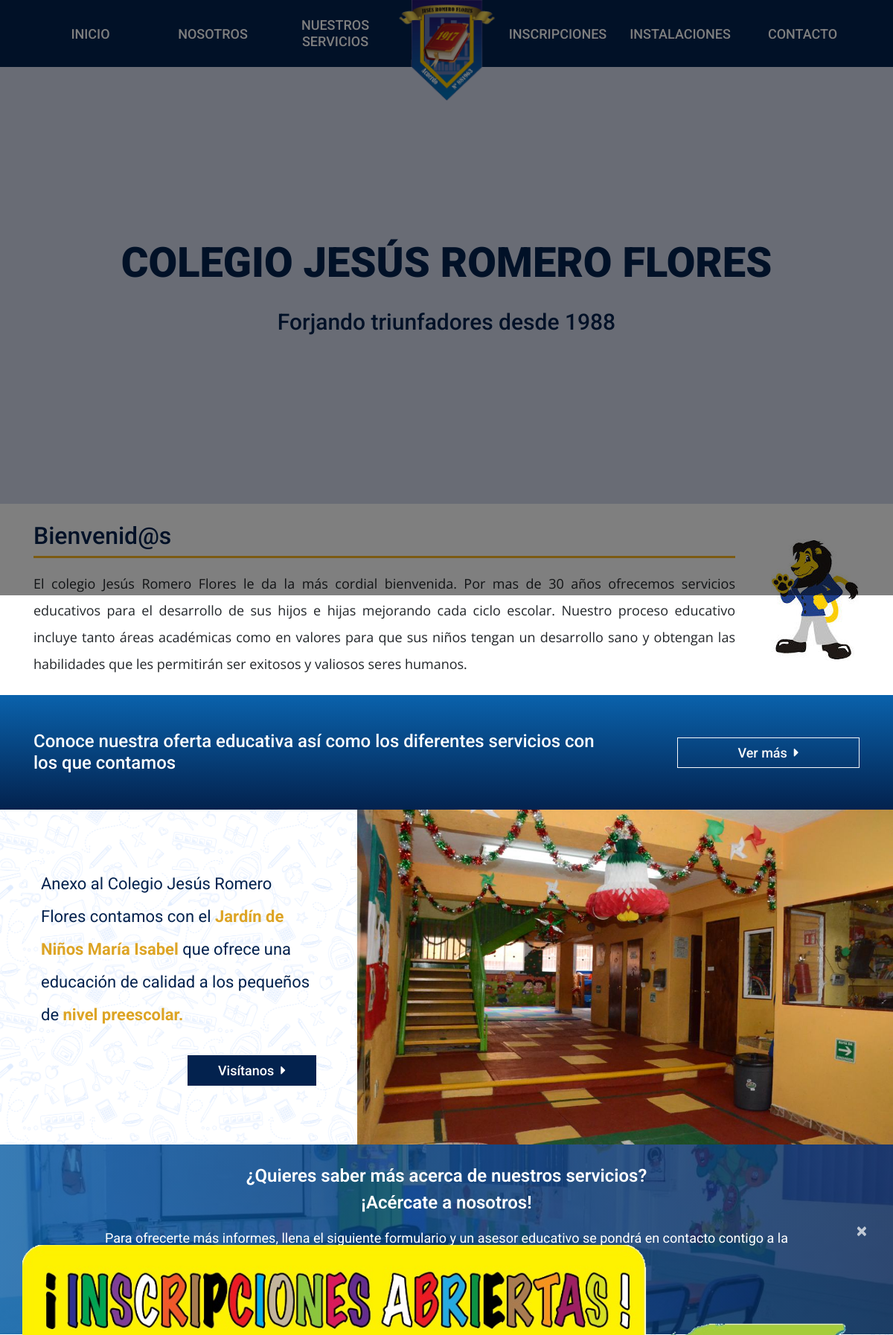
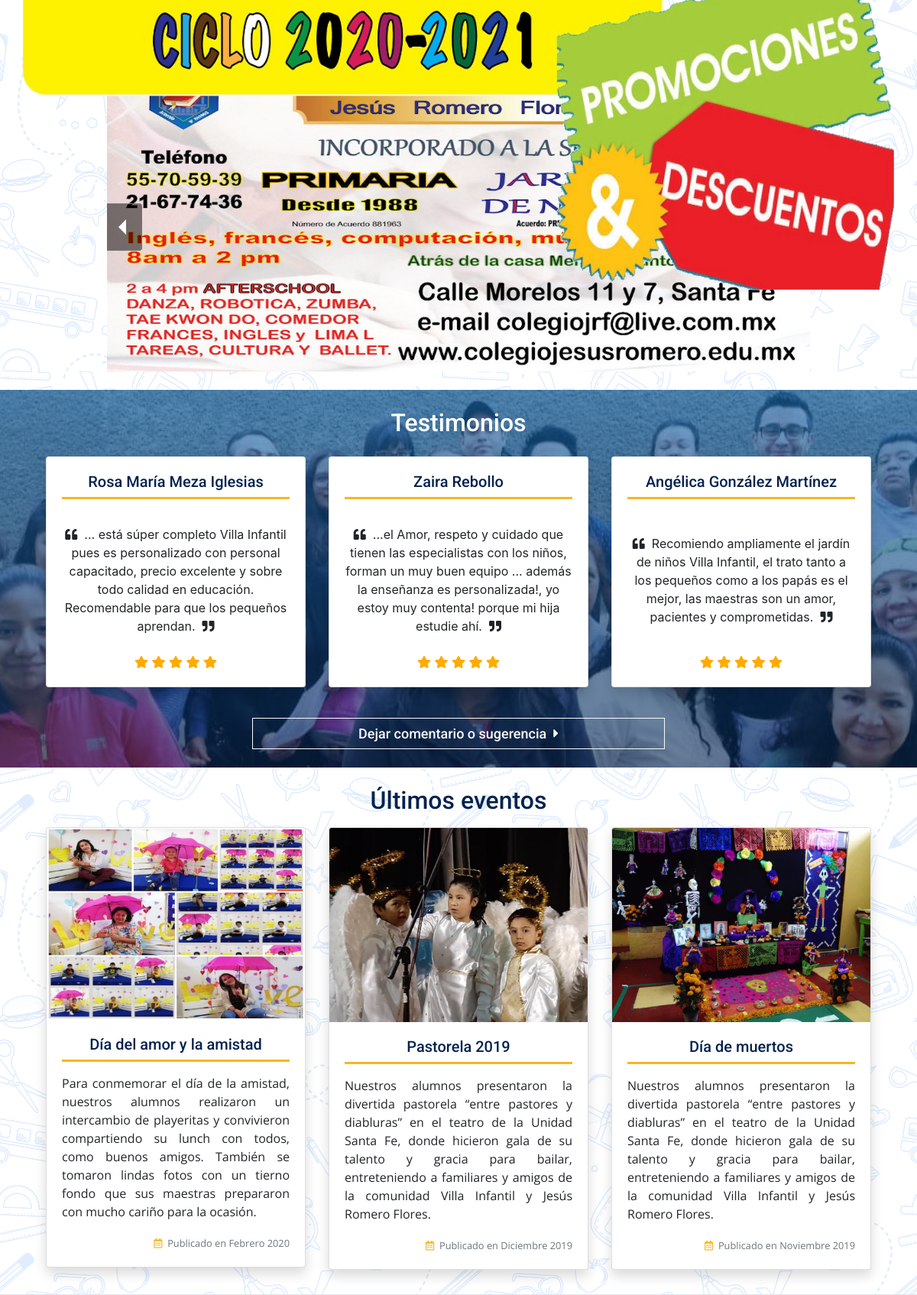
The page / (upper part) on the database its author committed (2 pictures, top to bottom).
### tables this page shows
CREATE TABLE IF NOT EXISTS `contenido_img` (
  `id` int(11) NOT NULL AUTO_INCREMENT,
  `seccion` varchar(100) NOT NULL,
  `thumb` varchar(200) NOT NULL,
  PRIMARY KEY (`id`)
);

CREATE TABLE IF NOT EXISTS `contenido_texto` (
  `id` int(11) NOT NULL AUTO_INCREMENT,
  `seccion` varchar(100) NOT NULL,
  `descripcion` text NOT NULL,
  PRIMARY KEY (`id`)
);

CREATE TABLE IF NOT EXISTS `testimonio` (
  `id` int(11) NOT NULL AUTO_INCREMENT,
  `nombre` varchar(200) NOT NULL,
  `votacion` int(1) NOT NULL,
  `mensaje` varchar(200) NOT NULL,
  PRIMARY KEY (`id`)
);

CREATE TABLE IF NOT EXISTS `evento` (
  `id` int(11) NOT NULL AUTO_INCREMENT,
  `titulo` varchar(200) NOT NULL,
  `descripcion` varchar(300) NOT NULL,
  `fecha` date NOT NULL,
  `thumb` varchar(200) NOT NULL,
  PRIMARY KEY (`id`)
);

### index.php (called while the page is built, shortened)
<?php
   require 'admin/config.php';
   require 'functions.php';
   $conexion = conexion($bd_config);
   $banner = obt_contenido($conexion, 'contenido_img', 'modal-banner');
   $banner = $banner[0];
   $welcome_msg = obt_contenido($conexion, 'contenido_texto', 'sec-bienvenida');
   $welcome_msg = $welcome_msg[0];
   $testimonios = obt_rows_3($conexion,'testimonio');
   $eventos = obt_evento($conexion,'evento');
   require 'views/index.view.php';

### functions.php (called while the page is built, shortened)
<?php
    function fecha($fecha){
        $timestamp = strtotime($fecha);
        $meses = ['Enero','Febrero','Marzo','Abril','Mayo','Junio','Julio','Agosto','Septiembre','Octubre','Noviembre','Diciembre'];
        $mes = date('m',$timestamp)-1;
        $anio = date('Y',$timestamp);
        $fecha = $meses[$mes].' '.$anio;
        return $fecha;
    }
    function obt_contenido($conexion,$tabla,$seccion){
        $statement = $conexion->prepare("SELECT * FROM $tabla WHERE seccion = :seccion LIMIT 1");
        $statement->execute(array(':seccion'=> "$seccion"));
        $resultado = $statement->fetchAll();
        return ($resultado) ? $resultado : false;
    }
    function obt_rows_3($conexion,$tabla){
        $statement = $conexion->prepare("SELECT * FROM $tabla LIMIT 3");
        $statement->execute();
        return $statement->fetchAll();
    }
    function obt_evento($conexion){
        $statement = $conexion->prepare("SELECT * FROM evento ORDER BY fecha DESC LIMIT 3");
        $statement->execute();
        return $statement->fetchAll();
    }

### views/index.view.php (the view, shortened to what this page needs)
  <?php require 'nav-bar.view.php'; ?>
  <div id="modalBanner" class="modal fade bd-example-modal-xl" tabindex="-1" role="dialog" aria-labelledby="myExtraLargeModalLabel" aria-hidden="true">
    <div class="modal-dialog modal-dialog-centered modal-xl" role="document">
      <div class="init modal-content">
        <div class="float-right py-2 px-1">
          <button type="button" class="close" data-dismiss="modal" aria-label="Close">
            <span aria-hidden="true">&times;</span>
          </button>
        </div>
        <img src="<?php echo PATH; ?>img/<?php echo $banner['thumb']; ?>" class="img-fluid" alt="Anuncios">
      </div>
    </div>
  </div>
  <section class="banner">
    <div class="banner-content">
      <p class="header-banner">COLEGIO JESÚS ROMERO FLORES</p>
      <p class="sub-header-banner">Forjando triunfadores desde 1988</p>
    </div>
  </section>
  <main class="sec-bienvenida container my-4">
    <div class="content-bienvenida">
      <h2>Bienvenid@s</h2>
      <hr>
      <p><?php echo nl2br($welcome_msg['descripcion']); ?></p>
    </div>
    <div class="img-bienvenida pt-3 pt-lg-0 ml-lg-5">
      <img src="<?php echo PATH; ?>img/img-mascota.jpg" alt="Logotipo de la mascota de la escuela">
    </div>
  </main>
  <section class="sec-oferta py-4 py-md-5">
    <div class="container text-oferta">
      <h4>Conoce nuestra oferta educativa así como los diferentes servicios con los que contamos</h4>
      <a href="<?php echo PATH; ?>servicios.php" class="btn btn-outline-light mt-4 mt-md-0">Ver más&nbsp;&nbsp;<i class="fas fa-caret-right"></i></a>
    </div>
  </section>
  <section class="sec-kinder">
    <div class="img-back text-kinder">
      <div class="container py-4">
        <p class="pb-2">
          Anexo al Colegio Jesús Romero Flores contamos con el <span>Jardín de Niños María Isabel</span>
          que ofrece una educación de calidad a los pequeños de <span>nivel preescolar.</span>
        </p>
        <a href="https://villainfantilmi.edu.mx/" target="_blank" class="btn btn-primary mt-3 mt-xl-4">Visítanos&nbsp;&nbsp;<i class="fas fa-caret-right"></i></a>
      </div>
    </div>
    <div class="img-kinder">
      <img src="<?php echo PATH; ?>img/img-kinder.jpg" class="img-fluid" alt="Fotografía de la primaria">
    </div>
  </section>
  <section class="sec-contacto py-4">
    <div class="content-contacto container">
      <div class="row">
        <div class="col-12 offset-md-1 col-md-10">
          <div class="header-contacto">
            <p class="mb-3 mb-md-0">¿Quieres saber más acerca de nuestros servicios?</p>
            <p>¡Acércate a nosotros!</p>
          </div>
          <p class="mt-3">
            Para ofrecerte más informes, llena el siguiente formulario y
            un asesor educativo se pondrá en contacto contigo a la brevedad.
          </p>
          <a href="<?php echo PATH; ?>contacto.php" class="btn btn-outline-light mt-4">Contáctanos&nbsp;&nbsp;<i class="fas fa-caret-right"></i></a>
        </div>
      </div>
    </div>
  </section>
  <section class="img-back py-4">
    <h2 class="text-center mb-4">Avisos</h2>
    <div class="container">
      <div class="row">
        <div class="col-12 offset-md-1 col-md-10">
        </div>
      </div>
    </div>
  </section>
  <section class="sec-testimonios pb-4">
    <h2 class="text-center pt-4">Testimonios</h2>
    <div class="row container mx-auto py-4">
      <?php foreach ($testimonios as $testimonio) : ?>
        <div class="col-12 col-lg-4 pb-3">
          <div class="card text-center shadow">
            <div class="card-body">
              <div class="card-title">
                <h5 class="card-title"><?php echo $testimonio['nombre']; ?></h5>
                <hr>
              </div>
              <blockquote class="card-text"><i class="fas fa-quote-left"></i>&nbsp;&nbsp;<?php echo $testimonio['mensaje']; ?>&nbsp;&nbsp;<i class="fas fa-quote-right"></i></blockquote>
              <div class="calificacion text-center">
                <?php for ($i = 0; $i < $testimonio['votacion']; $i++) : ?>
                  <i class="fas fa-star"></i>
                <?php endfor; ?>
              </div>
            </div>
          </div>
        </div>
      <?php endforeach; ?>
    </div>
    <div class="row container mx-auto">
      <div class="col-12 text-center">
        <button type="button" class="btn btn-outline-light" data-toggle="modal" data-target="#formOpinion">Dejar comentario o sugerencia&nbsp;&nbsp;<i class="fas fa-caret-right"></i></button>
      </div>
    </div>
  </section>
  <section class="img-back">
    <h2 class="text-center pt-4">Últimos eventos</h2>
    <div class="sec-eventos container row py-3 mx-auto">
      <?php foreach ($eventos as $evento) : ?>
        <div class="col-12 offset-md-2 col-md-8 offset-lg-0 col-lg-4 pb-3">
          <article class="card shadow">
            <img src="<?php echo PATH; ?>img/<?php echo $evento['thumb']; ?>" class="card-img-top" alt="Imagen ilustrativa del evento">
            <div class="card-body">
              <div class="card-title text-center">
                <h5><?php echo $evento['titulo']; ?></h5>
                <hr>
              </div>
              <p class="card-text"><?php echo nl2br($evento['descripcion']); ?></p>
              <p class="card-text text-right pt-3">
                <small class="text-muted"><i class="far fa-calendar-alt"></i>&nbsp;&nbsp;Publicado en <?php echo fecha($evento['fecha']); ?></small>
              </p>
            </div>
          </article>
        </div>
      <?php endforeach; ?>
    </div>
   </section>
</body>
</html>

### rows shown on the page
contenido_img: thumb (picture)
contenido_texto: descripcion "El colegio Jesús Romero Flores le da la más cordial bienvenida. Por mas de 30 años ofrecemos servicios educativos para el desarrollo de sus hijos e hijas mejorando cada ciclo escolar. Nuestro proceso educativo incluye tanto áreas académicas como en valores para que sus niños tengan un desarrollo sano y obtengan las habilidades que les permitirán ser exitosos y valiosos seres humanos."
testimonio: nombre "Rosa María Meza Iglesias", mensaje "... está súper completo Villa Infantil pues es personalizado con personal capacitado, precio excelente y sobre todo calidad en educación. Recomendable para que los pequeños aprendan.", votacion 5 (drawn)
testimonio: nombre "Zaira Rebollo", mensaje "...el Amor, respeto y cuidado que tienen las especialistas con los niños, forman un muy buen equipo ... además la enseñanza es personalizada!, yo estoy muy contenta! porque mi hija estudie ahí.", votacion 5 (drawn)
testimonio: nombre "Angélica González Martínez", mensaje "Recomiendo ampliamente el jardín de niños Villa Infantil, el trato tanto a los pequeños como a los papás es el mejor, las maestras son un amor, pacientes y comprometidas.", votacion 5 (drawn)
evento: thumb (picture), titulo "Día del amor y la amistad", descripcion "Para conmemorar el día de la amistad, nuestros alumnos realizaron un intercambio de playeritas y convivieron compartiendo su lunch con todos, como buenos amigos. También se tomaron lindas fotos con un tierno fondo que sus maestras prepararon con mucho cariño para la ocasión.", fecha "Febrero 2020"
evento: thumb (picture), titulo "Pastorela 2019", descripcion "Nuestros alumnos presentaron la divertida pastorela “entre pastores y diabluras” en el teatro de la Unidad Santa Fe, donde hicieron gala de su talento y gracia para bailar, entreteniendo a familiares y amigos de la comunidad Villa Infantil y Jesús Romero Flores.", fecha "Diciembre 2019"
evento: thumb (picture), titulo "Día de muertos", descripcion "Nuestros alumnos presentaron la divertida pastorela “entre pastores y diabluras” en el teatro de la Unidad Santa Fe, donde hicieron gala de su talento y gracia para bailar, entreteniendo a familiares y amigos de la comunidad Villa Infantil y Jesús Romero Flores.", fecha "Noviembre 2019"
